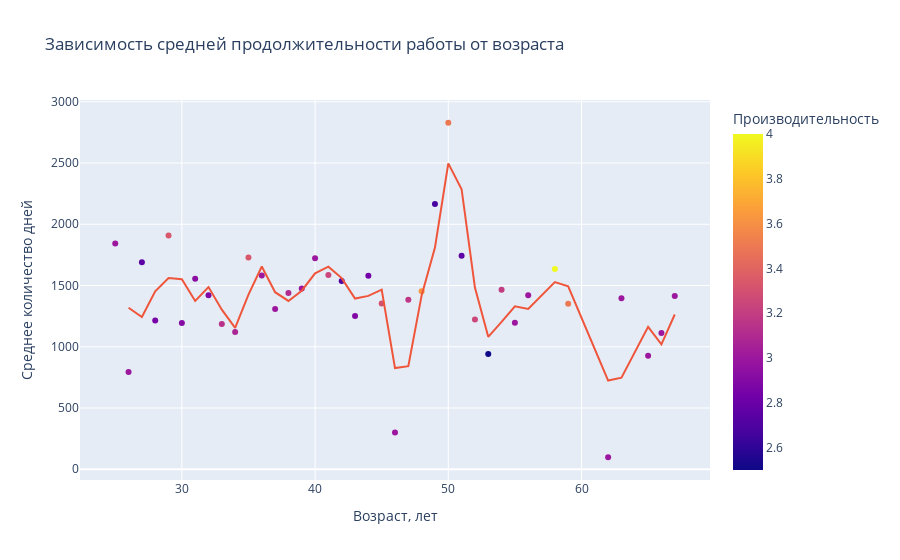

The notebook cell this image was saved under:
### Code cell
fig = px.scatter(
    age_avg_days,
    x="age",
    y="avg",
    color="perf",
    trendline="rolling",
    trendline_options=dict(function="median", window=2),
    title="Зависимость средней продолжительности работы от возраста",
    labels={"age": "Возраст, лет",
            "avg": "Среднее кол-во дней",
            "perf": "Производительность"}
)
fig.show()

### Figure 1 — Plotly figure (JSON) as saved in the notebook; plotly's stock layout.template omitted (floating-point values rounded to 4 significant figures)
{"data": [{"hovertemplate": "Возраст, лет=%{x}<br>Среднее количество дней=%{y}<br>Производительность=%{marker.color}<extra></extra>", "legendgroup": "", "marker": {"color": [3, 3, 2.75, 2.857, 3.333, 2.909, 2.933, 2.889, 3.143, 3.071, 3.333, 3, 3, 3.1, 3, 3, 3.25, 2.714, 2.889, 2.833, 3.3, 3, 3.167, 3.625, 2.667, 3.5, 2.75, 3.25, 2.5, 3.2, 3, 3, 4, 3.5, 3, 3, 3, 3, 3], "coloraxis": "coloraxis", "symbol": "circle"}, "mode": "markers", "name": "", "orientation": "v", "showlegend": false, "type": "scatter", "x": [25, 26, 27, 28, 29, 30, 31, 32, 33, 34, 35, 36, 37, 38, 39, 40, 41, 42, 43, 44, 45, 46, 47, 48, 49, 50, 51, 52, 53, 54, 55, 56, 58, 59, 62, 63, 65, 66, 67], "xaxis": "x", "y": [1844.0, 794, 1691.0, 1215.0, 1907.0, 1194.0, 1554.0, 1419.0, 1186.0, 1121.0, 1729.0, 1582.0, 1308.0, 1439.0, 1476.0, 1722.0, 1585.0, 1536.0, 1251.0, 1580.0, 1352.0, 299.3, 1384.0, 1454, 2166.0, 2828.0, 1744.0, 1222.0, 940.2, 1465, 1196, 1420, 1635, 1350, 98, 1396.0, 927.5, 1112, 1414.0], "yaxis": "y"}, {"hovertemplate": "<b>Rolling median trendline</b><br><br>Возраст, лет=%{x}<br>Среднее количество дней=%{y} <b>(trend)</b><extra></extra>", "legendgroup": "", "marker": {"symbol": "circle"}, "mode": "lines", "name": "", "showlegend": false, "type": "scatter", "x": [25, 26, 27, 28, 29, 30, 31, 32, 33, 34, 35, 36, 37, 38, 39, 40, 41, 42, 43, 44, 45, 46, 47, 48, 49, 50, 51, 52, 53, 54, 55, 56, 58, 59, 62, 63, 65, 66, 67], "xaxis": "x", "y": [null, 1319.0, 1242.0, 1453.0, 1561.0, 1551.0, 1374.0, 1487.0, 1303.0, 1154.0, 1425.0, 1655.0, 1445.0, 1374.0, 1458.0, 1599.0, 1653.0, 1560.0, 1394.0, 1415.0, 1466.0, 825.8, 841.9, 1419.0, 1810.0, 2497, 2286.0, 1483.0, 1081, 1203.0, 1330.0, 1308, 1528.0, 1492.0, 724, 747.2, 1162.0, 1020.0, 1263.0], "yaxis": "y"}], "layout": {"coloraxis": {"colorbar": {"title": {"text": "Производительность"}}, "colorscale": [[0, "#0d0887"], [0.1111, "#46039f"], [0.2222, "#7201a8"], [0.3333, "#9c179e"], [0.4444, "#bd3786"], [0.5556, "#d8576b"], [0.6667, "#ed7953"], [0.7778, "#fb9f3a"], [0.8889, "#fdca26"], [1, "#f0f921"]]}, "legend": {"tracegroupgap": 0}, "title": {"text": "Зависимость средней продолжительности работы от возраста"}, "xaxis": {"anchor": "y", "domain": [0, 1], "title": {"text": "Возраст, лет"}}, "yaxis": {"anchor": "x", "domain": [0, 1], "title": {"text": "Среднее количество дней"}}}}
